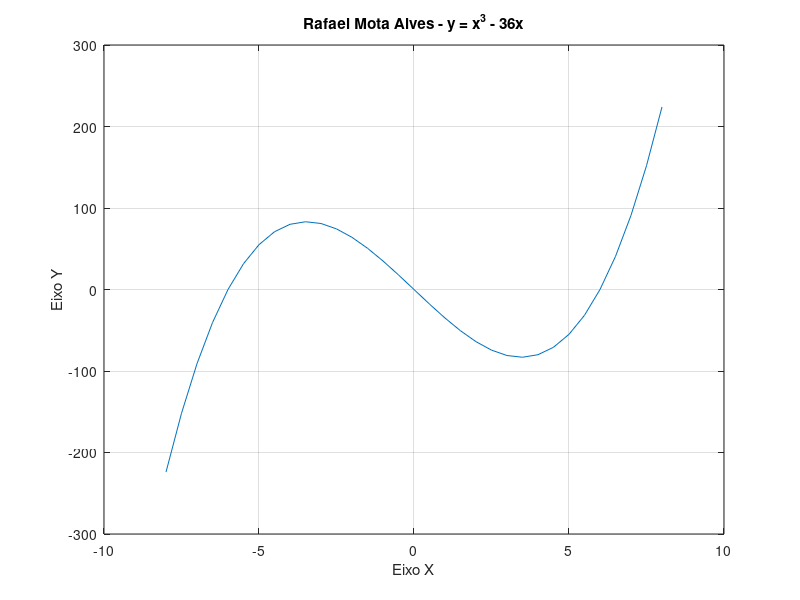

Here is the MATLAB script that generated this plot:
x = (-8:0.5:8)'
y = x.^3 - 36 * x  

% criando o grafico

plot(x,y)
grid
xlabel('Eixo X')
ylabel('Eixo Y')
title('Rafael Mota Alves - y = x^3 - 36x')
